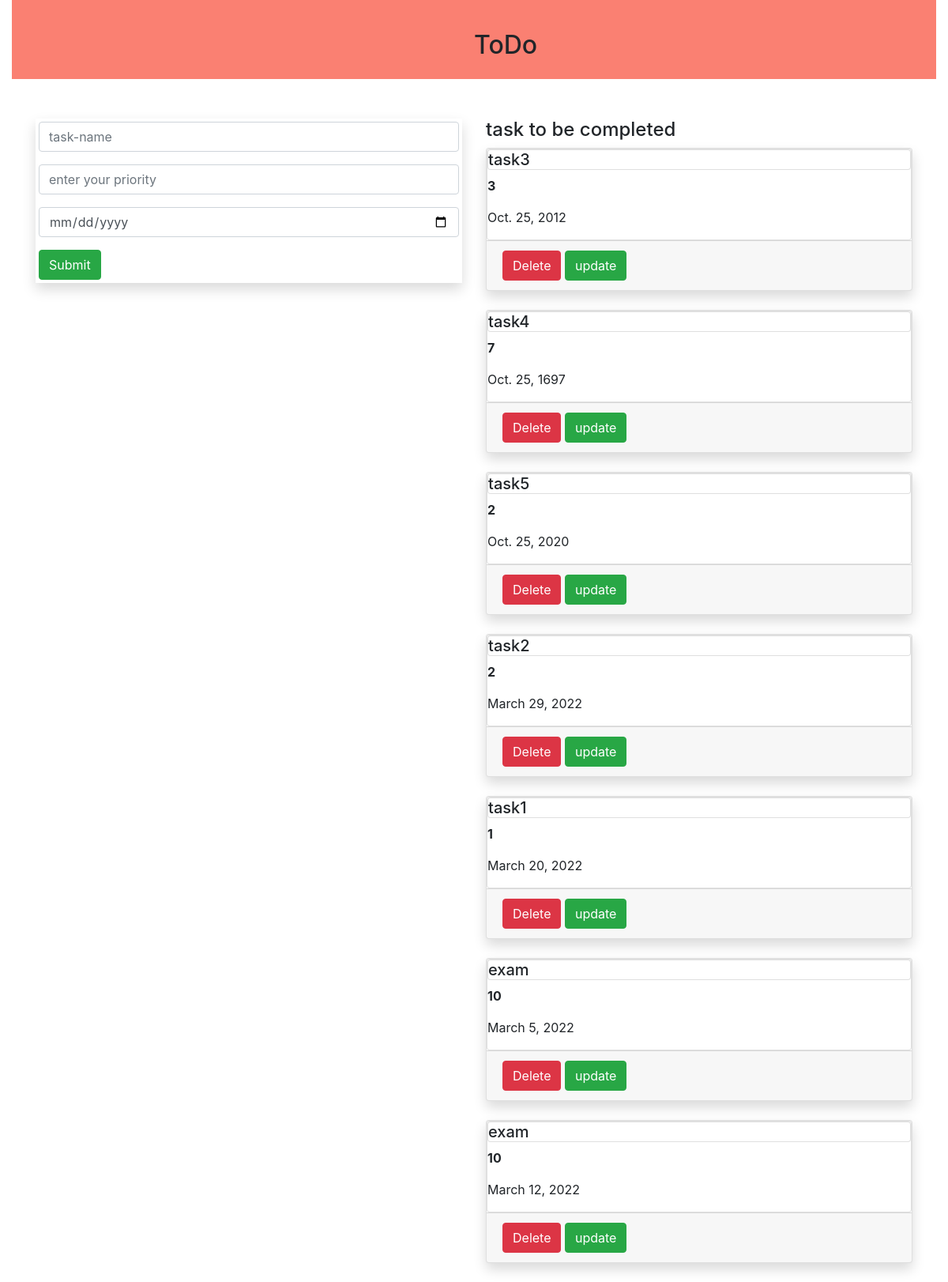
The page / on the database its author committed.
### todoapp/models.py (models this page shows, shortened)
class Task(models.Model):
    name = models.CharField(max_length=250)
    priority = models.IntegerField()
    date = models.DateField()

### todoapp/views.py (the view, shortened to what this page needs)
# urls.py: path('', views.home, name='home'),
def home(request):
    task = Task.objects.all()
    return render(request, 'home.html', {'task': task})

### templates/home.html (shortened to what this page needs)
{% extends 'base.html' %}
{% block content %}
<div class="container-fluid">
    <div class="row">
        <div class="col md-12">
            <div class="banner">
                <div class="banner-text">
                    <h2>ToDo</h2>
                </div>
            </div>
        </div>
    </div>
</div>
<div class="container">
    <div class="row">
        <div class="col-md-6">
            <form method="POST" class="p-1 shadow">
             <div class="form-group">
                <input type="text" class="form-control" name="task" placeholder="task-name">
             </div>
            <div class="form-group">
                <input type="text" class="form-control" name="priority" placeholder="enter your priority">
            </div>
            <div class="form-group">
                <input type="date" class="form-control" name="date" placeholder="enter your date">
            </div>
                <input type="submit" class="btn btn-success">
            </form>
        </div>
        <div class="col-md-6">
            <h4>task to be completed</h4>
            {% for i in task %}
                <div class="shadow card">
                    <div class="card body">
                        <h5 class="card title">{{i.name}}</h5>
                        <p><b>{{i.priority}}</b></p>
                        <p>{{i.date}}</p>
                    </div>
                     <div class="card-footer">
                    <a class="btn btn-danger " href="{% url 'todoapp:delete' i.id %}">Delete</a>
                    <a class="btn btn-success" href="{% url 'todoapp:update' i.id %}">update</a>
                     </div>
                </div>
            <br>
            {% endfor %}
        </div>
    </div>
</div>
{% endblock %}

### templates/base.html (shortened to what this page needs)
{% load static %}
<!DOCTYPE html>
<html lang="en">
<head>
    <link rel="stylesheet" href="https://cdn.jsdelivr.net/npm/bootstrap@4.6.1/dist/css/bootstrap.min.css">
    <link rel="stylesheet" href="{% static 'style.css' %}">
</head>
<body>
{% block content %}
{% endblock %}
</body>
</html>

### static/style.css (style rules this page uses)
.banner { background-color: salmon; width: 100%; height: 100px; margin-bottom:50px; }
.banner-text { top:25%; left: 50%; position:absolute; transform:transform; }

### rows shown on the page
Task: name "task3", priority "3", date "Oct. 25, 2012"
Task: name "task4", priority "7", date "Oct. 25, 1697"
Task: name "task5", priority "2", date "Oct. 25, 2020"
Task: name "task2", priority "2", date "March 29, 2022"
Task: name "task1", priority "1", date "March 20, 2022"
Task: name "exam", priority "10", date "March 5, 2022"
Task: name "exam", priority "10", date "March 12, 2022"
